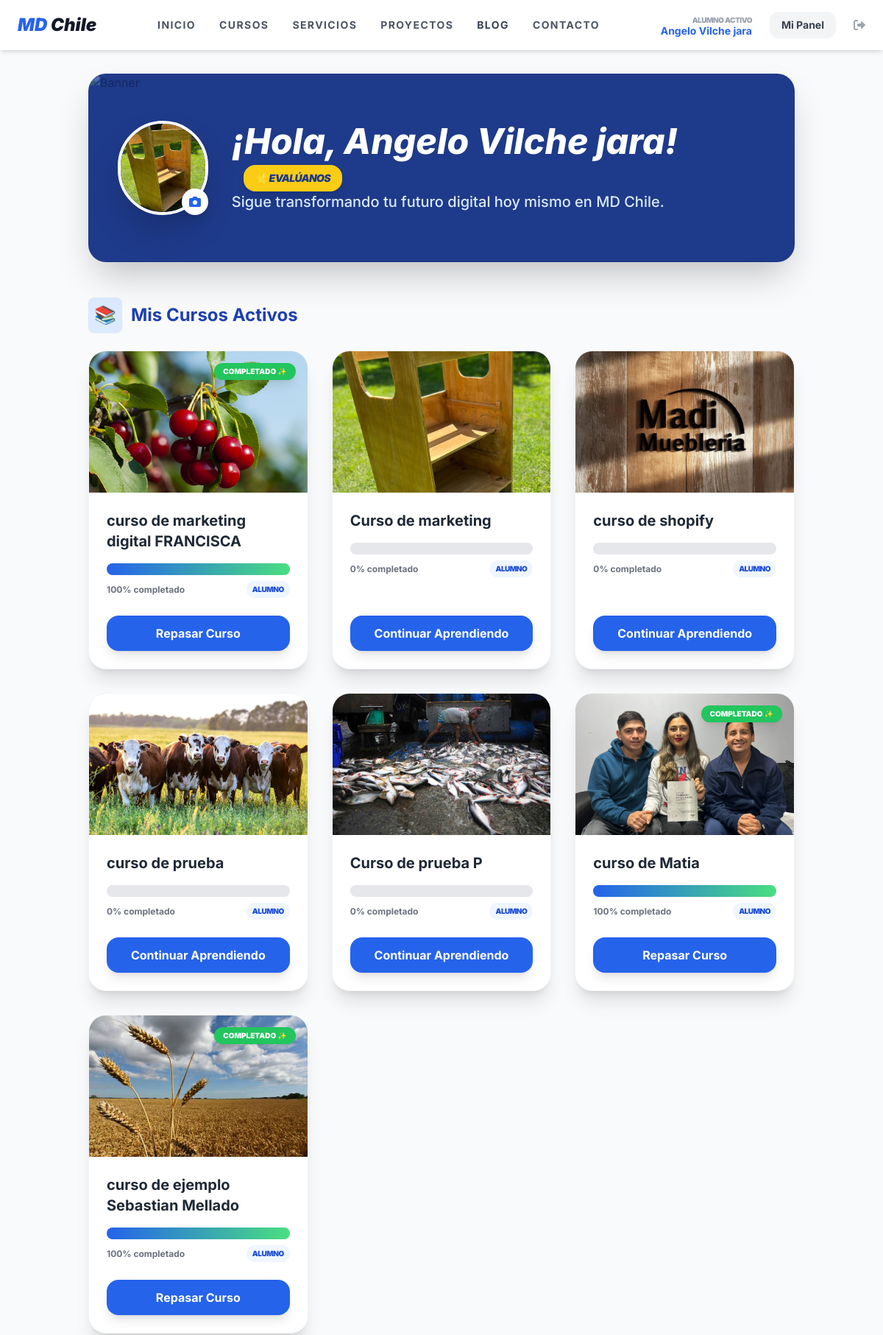
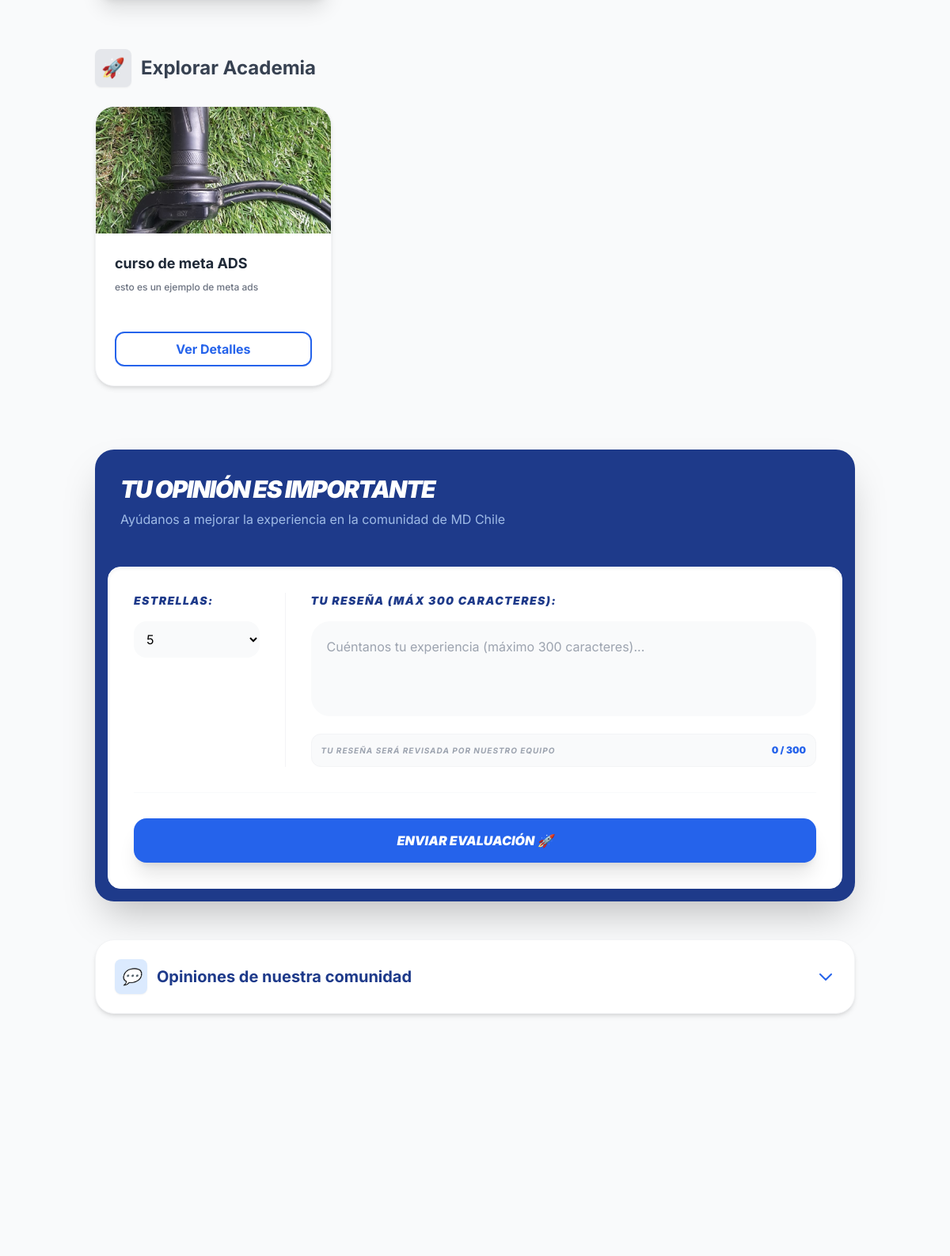
/dashboard/ (signed in, upper part), run on the app's committed database (2 pictures, top to bottom).
### users/models.py (models this page shows, shortened)
class User(AbstractUser):
    is_client = models.BooleanField(default=True)
    is_admin_user = models.BooleanField(default=False)
    profile_picture = models.ImageField(upload_to='users/profiles/', null=True, blank=True)
    bio = models.TextField(max_length=500, blank=True)
    rut = models.CharField(max_length=12, blank=True, null=True)
    linkedin_url = models.URLField(blank=True, null=True)

### courses/models.py (models this page shows, shortened)
class Course(models.Model):
    title = models.CharField(max_length=200)
    slug = models.SlugField(unique=True, blank=True, null=True)
    description = models.TextField()
    image = models.ImageField(upload_to='courses/banners/', null=True, blank=True)
    price = models.IntegerField(default=0)
    is_published = models.BooleanField(default=True)
    created_at = models.DateTimeField(auto_now_add=True)
    @property
    def total_lessons(self):
        return Lesson.objects.filter(module__course=self).count()

### courses/views.py (the view)
# urls.py: path('dashboard/', views.dashboard, name='dashboard'),
@login_required
def dashboard(request):
    inscripciones = Enrollment.objects.filter(user=request.user)
    cursos_inscritos = []
    for inscripcion in inscripciones:
        curso = inscripcion.course; total = curso.total_lessons
        completadas = LessonProgress.objects.filter(user=request.user, lesson__module__course=curso, is_completed=True).count()
        progreso = int((completadas / total) * 100) if total > 0 else 0
        cursos_inscritos.append({'curso': curso, 'progreso': progreso})
    otros_cursos = Course.objects.exclude(enrollment__user=request.user).filter(is_published=True)
    return render(request, 'dashboard.html', {'cursos_inscritos': cursos_inscritos, 'otros_cursos': otros_cursos, 'testimonial_form': TestimonialForm()})

### agency/forms.py
class TestimonialForm(forms.ModelForm):
    class Meta:
        model = UserTestimonial
        fields = ['rating', 'comment']
        widgets = {
            'rating': forms.Select(attrs={
                'class': 'w-full p-3 bg-gray-50 rounded-xl border-none focus:ring-2 focus:ring-yellow-500'
            }),
            'comment': forms.Textarea(attrs={
                'class': 'w-full p-3 bg-gray-50 rounded-xl border-none focus:ring-2 focus:ring-yellow-500 h-24',
                'placeholder': 'Cuéntanos tu experiencia (máximo 300 caracteres)...',
                'maxlength': '300'
            }),
        }

### templates/dashboard.html (shortened to what this page needs)
{% extends 'base.html' %}
{% block content %}
<link rel="stylesheet" href="https://cdn.jsdelivr.net/npm/swiper@11/swiper-bundle.min.css" />
<div class="container mx-auto p-8 bg-gray-50 min-h-screen">
    <div class="relative rounded-3xl overflow-hidden mb-12 shadow-2xl h-64 bg-blue-900">
        <img src="https://images.unsplash.com/photo-1552664730-d307ca884978?auto=format&fit=crop&w=1350&q=80"
             class="absolute inset-0 w-full h-full object-cover opacity-30" alt="Banner">
        <div class="relative z-10 p-10 flex items-center h-full">
            <div class="relative group mr-8">
                {% if user.profile_picture %}
                    <img src="{{ user.profile_picture.url }}" class="w-32 h-32 rounded-full border-4 border-white shadow-2xl object-cover">
                {% else %}
                    <div class="w-32 h-32 rounded-full border-4 border-white bg-blue-500 flex items-center justify-center text-white text-4xl font-black italic shadow-2xl">
                        {{ user.username|slice:":1"|upper }}
                    </div>
                {% endif %}
                <a href="{% url 'edit_profile' %}" class="absolute bottom-0 right-0 bg-white p-2 rounded-full shadow-lg text-blue-600 hover:scale-110 transition transform">
                </a>
            </div>
            <div class="flex flex-col text-white">
                <div class="flex items-center flex-wrap">
                    <h1 class="text-4xl md:text-5xl font-extrabold italic mb-2">
                        ¡Hola, {{ user.first_name|default:user.username }}!
                    </h1>
                    <button type="button" onclick="document.getElementById('seccion-opinion').scrollIntoView({behavior: 'smooth'})"
                            class="ml-4 px-4 py-2 bg-yellow-400 text-blue-900 rounded-2xl font-black italic hover:bg-yellow-300 shadow-lg transition transform hover:scale-110 active:scale-95 text-sm uppercase tracking-tighter">
                        ⭐ Evalúanos
                    </button>
                </div>
                <p class="text-blue-100 text-lg md:text-xl font-medium max-w-2xl">
                    Sigue transformando tu futuro digital hoy mismo en MD Chile.
                </p>
            </div>
        </div>
    </div>
    <div class="mb-16">
        <h2 class="text-2xl font-bold mb-6 text-blue-800 flex items-center">
            <span class="bg-blue-100 p-2 rounded-lg mr-3 shadow-sm">📚</span> Mis Cursos Activos
        </h2>
        <div class="grid grid-cols-1 md:grid-cols-3 gap-8">
            {% for item in cursos_inscritos %}
                <div class="bg-white rounded-3xl shadow-xl overflow-hidden border border-gray-100 transform transition hover:scale-105 duration-300 flex flex-col">
                    <div class="h-48 w-full overflow-hidden bg-gray-200 relative">
                        {% if item.curso.image %}
                            <img src="{{ item.curso.image.url }}" class="w-full h-full object-cover" alt="{{ item.curso.title }}">
                        {% endif %}
                        {% if item.progreso == 100 %}
                        <div class="absolute top-4 right-4 bg-green-500 text-white px-3 py-1 rounded-full text-[10px] font-black uppercase shadow-lg">
                            Completado ✨
                        </div>
                        {% endif %}
                    </div>
                    <div class="p-6 flex-grow flex flex-col">
                        <h3 class="text-xl font-bold mb-4 text-gray-800">{{ item.curso.title }}</h3>
                        <div class="w-full bg-gray-200 rounded-full h-4 mb-2">
                            <div class="bg-gradient-to-r from-blue-600 to-green-400 h-4 rounded-full transition-all duration-700" style="width: {{ item.progreso|default:0 }}%;"></div>
                        </div>
                        <div class="flex justify-between items-center mb-6">
                            <p class="text-xs font-bold text-gray-500">{{ item.progreso|default:0 }}% completado</p>
                            <span class="text-[10px] bg-blue-50 text-blue-700 px-2 py-1 rounded-full uppercase font-black tracking-tighter">Alumno</span>
                        </div>
                        <div class="space-y-3 mt-auto">
                            <a href="{% url 'course_detail' item.curso.id %}" class="block text-center bg-blue-600 text-white py-3 rounded-2xl font-bold hover:bg-blue-700 shadow-lg transition">
                                {% if item.progreso == 100 %}Repasar Curso{% else %}Continuar Aprendiendo{% endif %}
                            </a>
                        </div>
                    </div>
                </div>
            {% empty %}
                <div class="col-span-full py-12 text-center bg-white rounded-3xl border-2 border-dashed border-gray-200">
                    <p class="text-gray-400 font-medium">Aún no tienes cursos inscritos en tu academia.</p>
                </div>
            {% endfor %}
        </div>
    </div>
    <div class="mb-16">
        <h2 class="text-2xl font-bold mb-6 text-gray-700 flex items-center">
            <span class="bg-gray-200 p-2 rounded-lg mr-3 shadow-sm">🚀</span> Explorar Academia
        </h2>
        <div class="grid grid-cols-1 md:grid-cols-3 gap-8">
            {% for curso in otros_cursos %}
                <div class="bg-white rounded-3xl shadow-md overflow-hidden border border-gray-100 hover:shadow-xl transition duration-300 flex flex-col">
                    <div class="h-40 w-full overflow-hidden bg-gray-100">
                        {% if curso.image %}<img src="{{ curso.image.url }}" class="w-full h-full object-cover">{% endif %}
                    </div>
                    <div class="p-6 flex-grow">
                        <h3 class="text-lg font-bold mb-2 text-gray-800">{{ curso.title }}</h3>
                        <p class="text-gray-500 text-xs mb-6 line-clamp-2 font-medium">{{ curso.description }}</p>
                    </div>
                    <div class="p-6 pt-0">
                        <a href="{% url 'checkout' curso.id %}" class="block text-center border-2 border-blue-600 text-blue-600 hover:bg-blue-600 hover:text-white py-2 rounded-xl font-bold transition">
                            Ver Detalles
                        </a>
                    </div>
                </div>
            {% endfor %}
        </div>
    </div>
    <div id="seccion-opinion" class="mt-20">
        <div class="bg-blue-900 rounded-3xl shadow-2xl overflow-hidden">
            <div class="p-8 text-white">
                <h2 class="text-3xl font-black italic tracking-tighter mb-2">TU OPINIÓN ES IMPORTANTE</h2>
                <p class="text-blue-200 opacity-80">Ayúdanos a mejorar la experiencia en la comunidad de MD Chile</p>
            </div>
            <div class="bg-white m-4 rounded-2xl p-8 shadow-inner border border-gray-50">
                <form method="POST">
                    <div class="grid grid-cols-1 md:grid-cols-4 gap-8">
                        <div class="md:col-span-1 border-r border-gray-100 pr-8">
                            <label class="block text-sm font-black text-blue-900 uppercase tracking-widest mb-4 italic">Estrellas:</label>
                            <div class="flex items-center space-x-2">
                                {{ testimonial_form.rating }}
                            </div>
                        </div>
                        <div class="md:col-span-3">
                            <label class="block text-sm font-black text-blue-900 uppercase tracking-widest mb-4 italic">Tu Reseña (Máx 300 caracteres):</label>
                            {{ testimonial_form.comment }}
                            <div class="mt-4 flex justify-between items-center bg-gray-50 p-3 rounded-xl border border-gray-100">
                                <span class="text-[10px] font-bold text-gray-400 uppercase tracking-widest italic">Tu reseña será revisada por nuestro equipo</span>
                                <span id="charCounter" class="text-xs font-black text-blue-600">0 / 300</span>
                            </div>
                        </div>
                    </div>
                    <div class="mt-8 border-t border-gray-50 pt-8">
                        <button type="submit" name="submit_testimonial" class="w-full bg-blue-600 text-white py-4 rounded-2xl font-black italic hover:bg-blue-700 shadow-xl transition transform hover:scale-[1.02] active:translate-y-1">
                            ENVIAR EVALUACIÓN 🚀
                        </button>
                    </div>
                </form>
            </div>
        </div>
    </div>
    <div class="mt-12 mb-20">
        <button class="w-full flex justify-between items-center bg-white p-6 rounded-3xl shadow-md border border-gray-100 hover:bg-blue-50 transition"
                type="button" data-bs-toggle="collapse" data-bs-target="#collapseTestimonios">
            <h2 class="text-xl font-bold text-blue-900 flex items-center">
                <span class="bg-blue-100 p-2 rounded-lg mr-3 shadow-sm italic">💬</span> Opiniones de nuestra comunidad
            </h2>
            <svg xmlns="http://www.w3.org/2000/svg" class="h-6 w-6 text-blue-600" fill="none" viewBox="0 0 24 24" stroke="currentColor">
                <path stroke-linecap="round" stroke-linejoin="round" stroke-width="2" d="M19 9l-7 7-7-7" />
            </svg>
        </button>
    </div>
</div>
{% endblock %}

### templates/base.html (shortened to what this page needs)
<!DOCTYPE html>
<html lang="es">
<head>
    <script src="https://cdn.tailwindcss.com"></script>
    <link rel="stylesheet" href="https://cdnjs.cloudflare.com/ajax/libs/font-awesome/6.0.0/css/all.min.css">
</head>
<body class="bg-gray-50 flex flex-col min-h-screen">
    <nav class="bg-white shadow-md py-4 px-6 flex justify-between items-center sticky top-0 z-50">
        <a href="{% url 'home' %}" class="text-2xl font-black text-blue-600 italic">
            MD <span class="text-gray-900">Chile</span>
        </a>
        <div class="hidden md:flex space-x-8 font-bold text-gray-600 uppercase text-sm tracking-widest">
            <a href="{% url 'home' %}" class="hover:text-blue-600 transition">Inicio</a>
            <a href="{% if user.is_authenticated %}{% url 'dashboard' %}{% else %}{% url 'academia_publica' %}{% endif %}">CURSOS</a>
            <a href="{% url 'services_list' %}" class="hover:text-blue-600 transition">Servicios</a>
            <a class="hover:text-blue-600 transition {% if request.path == '/proyectos/' %}text-blue-600{% endif %}" href="{% url 'projects_list' %}">Proyectos</a>
            <a href="{% url 'blog_list' %}" class="text-gray-700 hover:text-blue-600 font-bold transition">Blog</a>
            <a href="{% url 'contact_view' %}" class="hover:text-blue-600 transition">Contacto</a>
        </div>
        <div class="flex items-center space-x-4">
            {% if user.is_authenticated %}
                <div class="hidden lg:flex flex-col items-end mr-2">
                    <span class="text-[10px] font-black text-gray-400 uppercase tracking-tighter">Alumno Activo</span>
                    <span class="text-sm font-bold text-blue-600 leading-none">
                        {% if user.first_name %}{{ user.first_name }}{% else %}{{ user.username }}{% endif %}
                    </span>
                </div>
                <a href="{% url 'dashboard' %}" class="bg-gray-100 text-gray-700 px-4 py-2 rounded-xl hover:bg-gray-200 transition font-bold text-sm">
                    Mi Panel
                </a>
                <form method="post" action="{% url 'account_logout' %}" class="inline">
                    <button type="submit" class="text-gray-400 hover:text-red-500 transition ml-2">
                        <i class="fas fa-sign-out-alt"></i>
                    </button>
                </form>
            {% endif %}
        </div>
    </nav>
    <main class="flex-grow">
        {% block content %}{% endblock %}
    </main>
</body>
</html>

### templates/base.html (style rules this page uses)
body { font-family: 'Inter', sans-serif; }

### templates/dashboard.html (style rules this page uses)
#seccion-opinion textarea { width: 100%; padding: 1.25rem; background-color: #f9fafb; border-radius: 1.5rem; border: none; height: 120px; resize: none; }
#seccion-opinion select { width: 100%; padding: 0.75rem; background-color: #f9fafb; border-radius: 1rem; border: none; }

### data on the page
User: first_name "Angelo Vilche jara", profile_picture (picture)
Course: curso.image (picture), shows "COMPLETADO ✨", curso "curso de marketing digital FRANCISCA", progreso "100", shows "Repasar Curso"
Course: curso.image (picture), curso "Curso de marketing", progreso "0", shows "Continuar Aprendiendo"
Course: curso.image (picture), curso "curso de shopify", progreso "0", shows "Continuar Aprendiendo"
Course: curso.image (picture), curso "curso de prueba", progreso "0", shows "Continuar Aprendiendo"
Course: curso.image (picture), curso "Curso de prueba P", progreso "0", shows "Continuar Aprendiendo"
Course: curso.image (picture), shows "COMPLETADO ✨", curso "curso de Matia", progreso "100", shows "Repasar Curso"
Course: curso.image (picture), shows "COMPLETADO ✨", curso "curso de ejemplo Sebastian Mellado", progreso "100", shows "Repasar Curso"
Course: image (picture), title "curso de meta ADS", description "esto es un ejemplo de meta ads"
